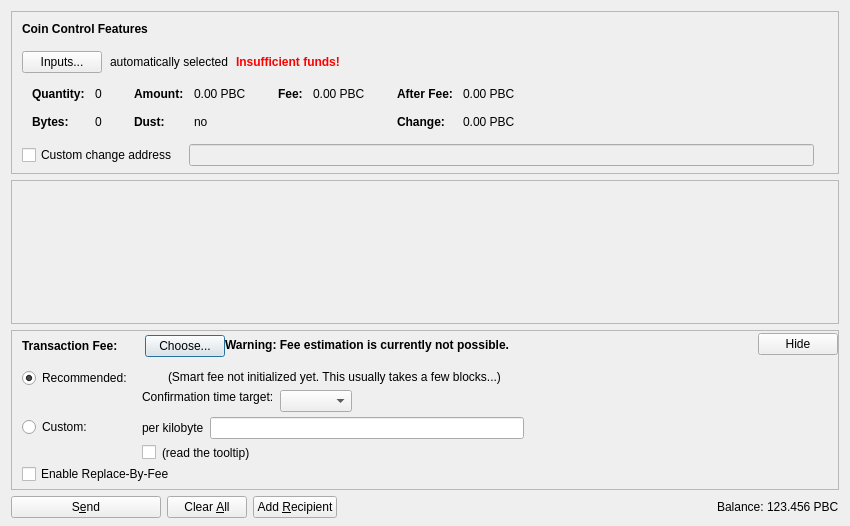
<?xml version="1.0" encoding="UTF-8"?>
<ui version="4.0">
 <class>SendCoinsDialog</class>
 <widget class="QDialog" name="SendCoinsDialog">
  <property name="geometry">
   <rect>
    <x>0</x>
    <y>0</y>
    <width>850</width>
    <height>526</height>
   </rect>
  </property>
  <property name="windowTitle">
   <string>Send Coins</string>
  </property>
  <layout class="QVBoxLayout" name="verticalLayout" stretch="0,1,0,0">
   <property name="bottomMargin">
    <number>8</number>
   </property>
   <item>
    <widget class="QFrame" name="frameCoinControl">
     <property name="sizePolicy">
      <sizepolicy hsizetype="Expanding" vsizetype="Expanding">
       <horstretch>0</horstretch>
       <verstretch>0</verstretch>
      </sizepolicy>
     </property>
     <property name="maximumSize">
      <size>
       <width>16777215</width>
       <height>16777215</height>
      </size>
     </property>
     <property name="frameShape">
      <enum>QFrame::StyledPanel</enum>
     </property>
     <property name="frameShadow">
      <enum>QFrame::Sunken</enum>
     </property>
     <layout class="QVBoxLayout" name="verticalLayoutCoinControl2">
      <property name="spacing">
       <number>0</number>
      </property>
      <property name="leftMargin">
       <number>0</number>
      </property>
      <property name="topMargin">
       <number>0</number>
      </property>
      <property name="rightMargin">
       <number>0</number>
      </property>
      <property name="bottomMargin">
       <number>6</number>
      </property>
      <item>
       <layout class="QVBoxLayout" name="verticalLayoutCoinControl" stretch="0,0,0,0,1">
        <property name="spacing">
         <number>0</number>
        </property>
        <property name="leftMargin">
         <number>10</number>
        </property>
        <property name="topMargin">
         <number>10</number>
        </property>
        <item>
         <layout class="QHBoxLayout" name="horizontalLayoutCoinControl1">
          <property name="bottomMargin">
           <number>15</number>
          </property>
          <item>
           <widget class="QLabel" name="labelCoinControlFeatures">
            <property name="sizePolicy">
             <sizepolicy hsizetype="Preferred" vsizetype="Maximum">
              <horstretch>0</horstretch>
              <verstretch>0</verstretch>
             </sizepolicy>
            </property>
            <property name="font">
             <font>
              <weight>75</weight>
              <bold>true</bold>
             </font>
            </property>
            <property name="styleSheet">
             <string notr="true">font-weight:bold;</string>
            </property>
            <property name="text">
             <string>Coin Control Features</string>
            </property>
           </widget>
          </item>
         </layout>
        </item>
        <item>
         <layout class="QHBoxLayout" name="horizontalLayoutCoinControl2" stretch="0,0,0,0">
          <property name="spacing">
           <number>8</number>
          </property>
          <property name="bottomMargin">
           <number>10</number>
          </property>
          <item>
           <widget class="QPushButton" name="pushButtonCoinControl">
            <property name="styleSheet">
             <string notr="true"/>
            </property>
            <property name="text">
             <string>Inputs...</string>
            </property>
            <property name="autoDefault">
             <bool>false</bool>
            </property>
           </widget>
          </item>
          <item>
           <widget class="QLabel" name="labelCoinControlAutomaticallySelected">
            <property name="text">
             <string>automatically selected</string>
            </property>
            <property name="margin">
             <number>5</number>
            </property>
           </widget>
          </item>
          <item>
           <widget class="QLabel" name="labelCoinControlInsuffFunds">
            <property name="font">
             <font>
              <weight>75</weight>
              <bold>true</bold>
             </font>
            </property>
            <property name="styleSheet">
             <string notr="true">color:red;font-weight:bold;</string>
            </property>
            <property name="text">
             <string>Insufficient funds!</string>
            </property>
            <property name="margin">
             <number>5</number>
            </property>
           </widget>
          </item>
          <item>
           <spacer name="horizontalSpacerCoinControl">
            <property name="orientation">
             <enum>Qt::Horizontal</enum>
            </property>
            <property name="sizeHint" stdset="0">
             <size>
              <width>40</width>
              <height>1</height>
             </size>
            </property>
           </spacer>
          </item>
         </layout>
        </item>
        <item>
         <widget class="QWidget" name="widgetCoinControl" native="true">
          <property name="sizePolicy">
           <sizepolicy hsizetype="Preferred" vsizetype="Preferred">
            <horstretch>0</horstretch>
            <verstretch>0</verstretch>
           </sizepolicy>
          </property>
          <property name="minimumSize">
           <size>
            <width>0</width>
            <height>0</height>
           </size>
          </property>
          <property name="styleSheet">
           <string notr="true"/>
          </property>
          <layout class="QHBoxLayout" name="horizontalLayoutCoinControl5">
           <property name="leftMargin">
            <number>0</number>
           </property>
           <property name="topMargin">
            <number>0</number>
           </property>
           <property name="rightMargin">
            <number>0</number>
           </property>
           <property name="bottomMargin">
            <number>0</number>
           </property>
           <item>
            <layout class="QHBoxLayout" name="horizontalLayoutCoinControl3" stretch="0,0,0,1">
             <property name="spacing">
              <number>20</number>
             </property>
             <property name="topMargin">
              <number>0</number>
             </property>
             <property name="bottomMargin">
              <number>10</number>
             </property>
             <item>
              <layout class="QFormLayout" name="formLayoutCoinControl1">
               <property name="horizontalSpacing">
                <number>10</number>
               </property>
               <property name="verticalSpacing">
                <number>14</number>
               </property>
               <property name="leftMargin">
                <number>10</number>
               </property>
               <property name="topMargin">
                <number>4</number>
               </property>
               <property name="rightMargin">
                <number>6</number>
               </property>
               <item row="0" column="0">
                <widget class="QLabel" name="labelCoinControlQuantityText">
                 <property name="font">
                  <font>
                   <weight>75</weight>
                   <bold>true</bold>
                  </font>
                 </property>
                 <property name="text">
                  <string>Quantity:</string>
                 </property>
                 <property name="margin">
                  <number>0</number>
                 </property>
                </widget>
               </item>
               <item row="0" column="1">
                <widget class="QLabel" name="labelCoinControlQuantity">
                 <property name="cursor">
                  <cursorShape>IBeamCursor</cursorShape>
                 </property>
                 <property name="contextMenuPolicy">
                  <enum>Qt::ActionsContextMenu</enum>
                 </property>
                 <property name="text">
                  <string notr="true">0</string>
                 </property>
                 <property name="margin">
                  <number>0</number>
                 </property>
                 <property name="textInteractionFlags">
                  <set>Qt::LinksAccessibleByMouse|Qt::TextSelectableByKeyboard|Qt::TextSelectableByMouse</set>
                 </property>
                </widget>
               </item>
               <item row="1" column="0">
                <widget class="QLabel" name="labelCoinControlBytesText">
                 <property name="font">
                  <font>
                   <weight>75</weight>
                   <bold>true</bold>
                  </font>
                 </property>
                 <property name="text">
                  <string>Bytes:</string>
                 </property>
                </widget>
               </item>
               <item row="1" column="1">
                <widget class="QLabel" name="labelCoinControlBytes">
                 <property name="cursor">
                  <cursorShape>IBeamCursor</cursorShape>
                 </property>
                 <property name="contextMenuPolicy">
                  <enum>Qt::ActionsContextMenu</enum>
                 </property>
                 <property name="text">
                  <string notr="true">0</string>
                 </property>
                 <property name="textInteractionFlags">
                  <set>Qt::LinksAccessibleByMouse|Qt::TextSelectableByKeyboard|Qt::TextSelectableByMouse</set>
                 </property>
                </widget>
               </item>
              </layout>
             </item>
             <item>
              <layout class="QFormLayout" name="formLayoutCoinControl2">
               <property name="horizontalSpacing">
                <number>10</number>
               </property>
               <property name="verticalSpacing">
                <number>14</number>
               </property>
               <property name="leftMargin">
                <number>6</number>
               </property>
               <property name="topMargin">
                <number>4</number>
               </property>
               <property name="rightMargin">
                <number>6</number>
               </property>
               <item row="0" column="0">
                <widget class="QLabel" name="labelCoinControlAmountText">
                 <property name="font">
                  <font>
                   <weight>75</weight>
                   <bold>true</bold>
                  </font>
                 </property>
                 <property name="text">
                  <string>Amount:</string>
                 </property>
                 <property name="margin">
                  <number>0</number>
                 </property>
                </widget>
               </item>
               <item row="0" column="1">
                <widget class="QLabel" name="labelCoinControlAmount">
                 <property name="cursor">
                  <cursorShape>IBeamCursor</cursorShape>
                 </property>
                 <property name="contextMenuPolicy">
                  <enum>Qt::ActionsContextMenu</enum>
                 </property>
                 <property name="text">
                  <string notr="true">0.00 PBC</string>
                 </property>
                 <property name="textInteractionFlags">
                  <set>Qt::LinksAccessibleByMouse|Qt::TextSelectableByKeyboard|Qt::TextSelectableByMouse</set>
                 </property>
                </widget>
               </item>
               <item row="1" column="0">
                <widget class="QLabel" name="labelCoinControlLowOutputText">
                 <property name="font">
                  <font>
                   <weight>75</weight>
                   <bold>true</bold>
                  </font>
                 </property>
                 <property name="text">
                  <string>Dust:</string>
                 </property>
                </widget>
               </item>
               <item row="1" column="1">
                <widget class="QLabel" name="labelCoinControlLowOutput">
                 <property name="cursor">
                  <cursorShape>IBeamCursor</cursorShape>
                 </property>
                 <property name="contextMenuPolicy">
                  <enum>Qt::ActionsContextMenu</enum>
                 </property>
                 <property name="text">
                  <string notr="true">no</string>
                 </property>
                 <property name="textInteractionFlags">
                  <set>Qt::LinksAccessibleByMouse|Qt::TextSelectableByKeyboard|Qt::TextSelectableByMouse</set>
                 </property>
                </widget>
               </item>
              </layout>
             </item>
             <item>
              <layout class="QFormLayout" name="formLayoutCoinControl3">
               <property name="horizontalSpacing">
                <number>10</number>
               </property>
               <property name="verticalSpacing">
                <number>14</number>
               </property>
               <property name="leftMargin">
                <number>6</number>
               </property>
               <property name="topMargin">
                <number>4</number>
               </property>
               <property name="rightMargin">
                <number>6</number>
               </property>
               <item row="0" column="0">
                <widget class="QLabel" name="labelCoinControlFeeText">
                 <property name="font">
                  <font>
                   <weight>75</weight>
                   <bold>true</bold>
                  </font>
                 </property>
                 <property name="text">
                  <string>Fee:</string>
                 </property>
                 <property name="margin">
                  <number>0</number>
                 </property>
                </widget>
               </item>
               <item row="0" column="1">
                <widget class="QLabel" name="labelCoinControlFee">
                 <property name="cursor">
                  <cursorShape>IBeamCursor</cursorShape>
                 </property>
                 <property name="contextMenuPolicy">
                  <enum>Qt::ActionsContextMenu</enum>
                 </property>
                 <property name="text">
                  <string notr="true">0.00 PBC</string>
                 </property>
                 <property name="textInteractionFlags">
                  <set>Qt::LinksAccessibleByMouse|Qt::TextSelectableByKeyboard|Qt::TextSelectableByMouse</set>
                 </property>
                </widget>
               </item>
              </layout>
             </item>
             <item>
              <layout class="QFormLayout" name="formLayoutCoinControl4">
               <property name="horizontalSpacing">
                <number>10</number>
               </property>
               <property name="verticalSpacing">
                <number>14</number>
               </property>
               <property name="leftMargin">
                <number>6</number>
               </property>
               <property name="topMargin">
                <number>4</number>
               </property>
               <property name="rightMargin">
                <number>6</number>
               </property>
               <item row="0" column="0">
                <widget class="QLabel" name="labelCoinControlAfterFeeText">
                 <property name="font">
                  <font>
                   <weight>75</weight>
                   <bold>true</bold>
                  </font>
                 </property>
                 <property name="text">
                  <string>After Fee:</string>
                 </property>
                 <property name="margin">
                  <number>0</number>
                 </property>
                </widget>
               </item>
               <item row="0" column="1">
                <widget class="QLabel" name="labelCoinControlAfterFee">
                 <property name="cursor">
                  <cursorShape>IBeamCursor</cursorShape>
                 </property>
                 <property name="contextMenuPolicy">
                  <enum>Qt::ActionsContextMenu</enum>
                 </property>
                 <property name="text">
                  <string notr="true">0.00 PBC</string>
                 </property>
                 <property name="textInteractionFlags">
                  <set>Qt::LinksAccessibleByMouse|Qt::TextSelectableByKeyboard|Qt::TextSelectableByMouse</set>
                 </property>
                </widget>
               </item>
               <item row="1" column="0">
                <widget class="QLabel" name="labelCoinControlChangeText">
                 <property name="font">
                  <font>
                   <weight>75</weight>
                   <bold>true</bold>
                  </font>
                 </property>
                 <property name="text">
                  <string>Change:</string>
                 </property>
                </widget>
               </item>
               <item row="1" column="1">
                <widget class="QLabel" name="labelCoinControlChange">
                 <property name="cursor">
                  <cursorShape>IBeamCursor</cursorShape>
                 </property>
                 <property name="contextMenuPolicy">
                  <enum>Qt::ActionsContextMenu</enum>
                 </property>
                 <property name="text">
                  <string notr="true">0.00 PBC</string>
                 </property>
                 <property name="textInteractionFlags">
                  <set>Qt::LinksAccessibleByMouse|Qt::TextSelectableByKeyboard|Qt::TextSelectableByMouse</set>
                 </property>
                </widget>
               </item>
              </layout>
             </item>
            </layout>
           </item>
          </layout>
         </widget>
        </item>
        <item>
         <layout class="QHBoxLayout" name="horizontalLayoutCoinControl4" stretch="0,0,0">
          <property name="spacing">
           <number>12</number>
          </property>
          <property name="sizeConstraint">
           <enum>QLayout::SetDefaultConstraint</enum>
          </property>
          <property name="topMargin">
           <number>5</number>
          </property>
          <property name="rightMargin">
           <number>5</number>
          </property>
          <item>
           <widget class="QCheckBox" name="checkBoxCoinControlChange">
            <property name="toolTip">
             <string>If this is activated, but the change address is empty or invalid, change will be sent to a newly generated address.</string>
            </property>
            <property name="text">
             <string>Custom change address</string>
            </property>
           </widget>
          </item>
          <item>
           <widget class="QValidatedLineEdit" name="lineEditCoinControlChange">
            <property name="enabled">
             <bool>false</bool>
            </property>
            <property name="sizePolicy">
             <sizepolicy hsizetype="Expanding" vsizetype="Fixed">
              <horstretch>0</horstretch>
              <verstretch>0</verstretch>
             </sizepolicy>
            </property>
           </widget>
          </item>
          <item>
           <widget class="QLabel" name="labelCoinControlChangeLabel">
            <property name="sizePolicy">
             <sizepolicy hsizetype="Preferred" vsizetype="Expanding">
              <horstretch>0</horstretch>
              <verstretch>0</verstretch>
             </sizepolicy>
            </property>
            <property name="minimumSize">
             <size>
              <width>0</width>
              <height>0</height>
             </size>
            </property>
            <property name="text">
             <string/>
            </property>
            <property name="margin">
             <number>3</number>
            </property>
           </widget>
          </item>
         </layout>
        </item>
        <item>
         <spacer name="verticalSpacerCoinControl">
          <property name="orientation">
           <enum>Qt::Vertical</enum>
          </property>
          <property name="sizeHint" stdset="0">
           <size>
            <width>800</width>
            <height>1</height>
           </size>
          </property>
         </spacer>
        </item>
       </layout>
      </item>
     </layout>
    </widget>
   </item>
   <item>
    <widget class="QScrollArea" name="scrollArea">
     <property name="widgetResizable">
      <bool>true</bool>
     </property>
     <widget class="QWidget" name="scrollAreaWidgetContents">
      <property name="geometry">
       <rect>
        <x>0</x>
        <y>0</y>
        <width>830</width>
        <height>104</height>
       </rect>
      </property>
      <layout class="QVBoxLayout" name="verticalLayout_2" stretch="0,1">
       <property name="leftMargin">
        <number>0</number>
       </property>
       <property name="topMargin">
        <number>0</number>
       </property>
       <property name="rightMargin">
        <number>0</number>
       </property>
       <property name="bottomMargin">
        <number>0</number>
       </property>
       <item>
        <layout class="QVBoxLayout" name="entries">
         <property name="spacing">
          <number>6</number>
         </property>
        </layout>
       </item>
       <item>
        <spacer name="verticalSpacer">
         <property name="orientation">
          <enum>Qt::Vertical</enum>
         </property>
         <property name="sizeHint" stdset="0">
          <size>
           <width>20</width>
           <height>40</height>
          </size>
         </property>
        </spacer>
       </item>
      </layout>
     </widget>
    </widget>
   </item>
   <item>
    <widget class="QFrame" name="frameFee">
     <property name="sizePolicy">
      <sizepolicy hsizetype="Expanding" vsizetype="Expanding">
       <horstretch>0</horstretch>
       <verstretch>0</verstretch>
      </sizepolicy>
     </property>
     <property name="maximumSize">
      <size>
       <width>16777215</width>
       <height>16777215</height>
      </size>
     </property>
     <property name="frameShape">
      <enum>QFrame::StyledPanel</enum>
     </property>
     <property name="frameShadow">
      <enum>QFrame::Sunken</enum>
     </property>
     <layout class="QVBoxLayout" name="verticalLayoutFee1">
      <property name="spacing">
       <number>0</number>
      </property>
      <property name="leftMargin">
       <number>0</number>
      </property>
      <property name="topMargin">
       <number>0</number>
      </property>
      <property name="rightMargin">
       <number>0</number>
      </property>
      <property name="bottomMargin">
       <number>0</number>
      </property>
      <item>
       <layout class="QVBoxLayout" name="verticalLayoutFee2" stretch="0,0,0">
        <property name="spacing">
         <number>0</number>
        </property>
        <property name="leftMargin">
         <number>10</number>
        </property>
        <property name="topMargin">
         <number>0</number>
        </property>
        <item>
         <layout class="QHBoxLayout" name="horizontalLayoutFee1">
          <property name="bottomMargin">
           <number>0</number>
          </property>
          <item>
           <layout class="QVBoxLayout" name="verticalLayoutFee7">
            <property name="spacing">
             <number>0</number>
            </property>
            <item>
             <spacer name="verticalSpacerSmartFee">
              <property name="orientation">
               <enum>Qt::Vertical</enum>
              </property>
              <property name="sizeType">
               <enum>QSizePolicy::Fixed</enum>
              </property>
              <property name="sizeHint" stdset="0">
               <size>
                <width>1</width>
                <height>4</height>
               </size>
              </property>
             </spacer>
            </item>
            <item>
             <layout class="QHBoxLayout" name="horizontalLayoutSmartFee">
              <property name="spacing">
               <number>10</number>
              </property>
              <item>
               <widget class="QLabel" name="labelFeeHeadline">
                <property name="sizePolicy">
                 <sizepolicy hsizetype="Preferred" vsizetype="Maximum">
                  <horstretch>0</horstretch>
                  <verstretch>0</verstretch>
                 </sizepolicy>
                </property>
                <property name="font">
                 <font>
                  <weight>75</weight>
                  <bold>true</bold>
                 </font>
                </property>
                <property name="styleSheet">
                 <string notr="true">font-weight:bold;</string>
                </property>
                <property name="text">
                 <string>Transaction Fee:</string>
                </property>
               </widget>
              </item>
              <item>
               <widget class="QLabel" name="labelFeeMinimized">
                <property name="text">
                 <string/>
                </property>
               </widget>
              </item>
              <item>
               <widget class="QPushButton" name="buttonChooseFee">
                <property name="text">
                 <string>Choose...</string>
                </property>
               </widget>
              </item>
             </layout>
            </item>
            <item>
             <spacer name="verticalSpacer_5">
              <property name="orientation">
               <enum>Qt::Vertical</enum>
              </property>
              <property name="sizeHint" stdset="0">
               <size>
                <width>1</width>
                <height>1</height>
               </size>
              </property>
             </spacer>
            </item>
           </layout>
          </item>
          <item>
           <widget class="QLabel" name="fallbackFeeWarningLabel">
            <property name="toolTip">
             <string>Using the fallbackfee can result in sending a transaction that will take several hours or days (or never) to confirm. Consider choosing your fee manually or wait until you have validated the complete chain.</string>
            </property>
            <property name="font">
            <font>
                <weight>75</weight>
                <bold>true</bold>
            </font>
            </property>
            <property name="text">
             <string>Warning: Fee estimation is currently not possible.</string>
            </property>
            <property name="wordWrap">
             <bool>false</bool>
            </property>
           </widget>
          </item>
          <item>
           <spacer name="horizontalSpacer_4">
            <property name="orientation">
             <enum>Qt::Horizontal</enum>
            </property>
            <property name="sizeType">
             <enum>QSizePolicy::MinimumExpanding</enum>
            </property>
            <property name="sizeHint" stdset="0">
             <size>
              <width>40</width>
              <height>20</height>
             </size>
            </property>
           </spacer>
          </item>
          <item>
           <widget class="QPushButton" name="buttonMinimizeFee">
            <property name="toolTip">
             <string>collapse fee-settings</string>
            </property>
            <property name="text">
             <string>Hide</string>
            </property>
           </widget>
          </item>
         </layout>
        </item>
        <item>
         <widget class="QFrame" name="frameFeeSelection">
          <layout class="QVBoxLayout" name="verticalLayoutFee12">
           <property name="spacing">
            <number>0</number>
           </property>
           <property name="leftMargin">
            <number>0</number>
           </property>
           <property name="topMargin">
            <number>0</number>
           </property>
           <property name="rightMargin">
            <number>0</number>
           </property>
           <property name="bottomMargin">
            <number>0</number>
           </property>
           <item>
            <layout class="QGridLayout" name="gridLayoutFee">
             <property name="topMargin">
              <number>10</number>
             </property>
             <property name="bottomMargin">
              <number>4</number>
             </property>
             <property name="horizontalSpacing">
              <number>10</number>
             </property>
             <property name="verticalSpacing">
              <number>4</number>
             </property>
             <item row="1" column="1">
              <layout class="QVBoxLayout" name="verticalLayoutFee8">
               <property name="spacing">
                <number>6</number>
               </property>
               <item>
                <layout class="QHBoxLayout" name="horizontalLayoutFee13">
                 <item>
                  <widget class="QLabel" name="labelCustomPerKilobyte">
                   <property name="toolTip">
                    <string>Specify a custom fee per kB (1,000 bytes) of the transaction's virtual size.

Note:  Since the fee is calculated on a per-byte basis, a fee of "100 satoshis per kB" for a transaction size of 500 bytes (half of 1 kB) would ultimately yield a fee of only 50 satoshis.</string>
                   </property>
                   <property name="text">
                    <string>per kilobyte</string>
                   </property>
                  </widget>
                 </item>
                 <item>
                  <widget class="PbcchainAmountField" name="customFee"/>
                 </item>
                 <item>
                  <spacer name="horizontalSpacer_6">
                   <property name="orientation">
                    <enum>Qt::Horizontal</enum>
                   </property>
                   <property name="sizeHint" stdset="0">
                    <size>
                     <width>1</width>
                     <height>1</height>
                    </size>
                   </property>
                  </spacer>
                 </item>
                </layout>
               </item>
               <item>
                <layout class="QHBoxLayout" name="horizontalLayoutFee8">
                 <item>
                  <widget class="QCheckBox" name="checkBoxMinimumFee">
                   <property name="toolTip">
                    <string>Paying only the minimum fee is just fine as long as there is less transaction volume than space in the blocks. But be aware that this can end up in a never confirming transaction once there is more demand for pbcchain transactions than the network can process.</string>
                   </property>
                   <property name="text">
                    <string/>
                   </property>
                  </widget>
                 </item>
                 <item>
                  <widget class="QLabel" name="labelMinFeeWarning">
                   <property name="enabled">
                    <bool>true</bool>
                   </property>
                   <property name="toolTip">
                    <string>Paying only the minimum fee is just fine as long as there is less transaction volume than space in the blocks. But be aware that this can end up in a never confirming transaction once there is more demand for pbcchain transactions than the network can process.</string>
                   </property>
                   <property name="text">
                    <string>(read the tooltip)</string>
                   </property>
                   <property name="margin">
                    <number>5</number>
                   </property>
                  </widget>
                 </item>
                 <item>
                  <spacer name="horizontalSpacer_2">
                   <property name="orientation">
                    <enum>Qt::Horizontal</enum>
                   </property>
                   <property name="sizeHint" stdset="0">
                    <size>
                     <width>1</width>
                     <height>1</height>
                    </size>
                   </property>
                  </spacer>
                 </item>
                </layout>
               </item>
              </layout>
             </item>
             <item row="0" column="0">
              <layout class="QVBoxLayout" name="verticalLayoutFee4" stretch="0,1">
               <item>
                <widget class="QRadioButton" name="radioSmartFee">
                 <property name="text">
                  <string>Recommended:</string>
                 </property>
                 <property name="checked">
                  <bool>true</bool>
                 </property>
                 <attribute name="buttonGroup">
                  <string notr="true">groupFee</string>
                 </attribute>
                </widget>
               </item>
               <item>
                <spacer name="verticalSpacer_2">
                 <property name="orientation">
                  <enum>Qt::Vertical</enum>
                 </property>
                 <property name="sizeHint" stdset="0">
                  <size>
                   <width>1</width>
                   <height>1</height>
                  </size>
                 </property>
                </spacer>
               </item>
              </layout>
             </item>
             <item row="1" column="0">
              <layout class="QVBoxLayout" name="verticalLayoutFee9" stretch="0,1">
               <item>
                <widget class="QRadioButton" name="radioCustomFee">
                 <property name="text">
                  <string>Custom:</string>
                 </property>
                 <attribute name="buttonGroup">
                  <string notr="true">groupFee</string>
                 </attribute>
                </widget>
               </item>
               <item>
                <spacer name="verticalSpacer_6">
                 <property name="orientation">
                  <enum>Qt::Vertical</enum>
                 </property>
                 <property name="sizeHint" stdset="0">
                  <size>
                   <width>1</width>
                   <height>1</height>
                  </size>
                 </property>
                </spacer>
               </item>
              </layout>
             </item>
             <item row="0" column="1">
              <layout class="QVBoxLayout" name="verticalLayoutFee3" stretch="0,0,1">
               <property name="spacing">
                <number>6</number>
               </property>
               <property name="topMargin">
                <number>2</number>
               </property>
               <item>
                <layout class="QHBoxLayout" name="horizontalLayoutFee12">
                 <item>
                  <widget class="QLabel" name="labelSmartFee">
                   <property name="text">
                    <string/>
                   </property>
                   <property name="margin">
                    <number>2</number>
                   </property>
                  </widget>
                 </item>
                 <item>
                  <widget class="QLabel" name="labelFeeEstimation">
                   <property name="text">
                    <string/>
                   </property>
                  </widget>
                 </item>
                 <item>
                  <widget class="QLabel" name="labelSmartFee2">
                   <property name="text">
                    <string>(Smart fee not initialized yet. This usually takes a few blocks...)</string>
                   </property>
                   <property name="margin">
                    <number>2</number>
                   </property>
                  </widget>
                 </item>
                 <item>
                  <spacer name="horizontalSpacer_5">
                   <property name="orientation">
                    <enum>Qt::Horizontal</enum>
                   </property>
                   <property name="sizeHint" stdset="0">
                    <size>
                     <width>1</width>
                     <height>1</height>
                    </size>
                   </property>
                  </spacer>
                 </item>
                </layout>
               </item>
               <item>
                <layout class="QHBoxLayout" name="horizontalLayoutFee9">
                 <item>
                  <layout class="QVBoxLayout" name="verticalLayoutFee6">
                   <item>
                    <widget class="QLabel" name="labelSmartFee3">
                     <property name="text">
                      <string>Confirmation time target:</string>
                     </property>
                     <property name="margin">
                      <number>2</number>
                     </property>
                    </widget>
                   </item>
                   <item>
                    <spacer name="verticalSpacer_3">
                     <property name="orientation">
                      <enum>Qt::Vertical</enum>
                     </property>
                     <property name="sizeHint" stdset="0">
                      <size>
                       <width>1</width>
                       <height>1</height>
                      </size>
                     </property>
                    </spacer>
                   </item>
                  </layout>
                 </item>
                 <item>
                  <layout class="QVBoxLayout" name="verticalLayoutFee5">
                   <property name="rightMargin">
                    <number>30</number>
                   </property>
                   <item>
                    <layout class="QHBoxLayout" name="horizontalLayoutConfTarget">
                     <property name="bottomMargin">
                      <number>0</number>
                     </property>
                     <item>
                      <widget class="QComboBox" name="confTargetSelector"/>
                     </item>
                     <item>
                      <spacer name="horizontalSpacerConfTarget">
                       <property name="orientation">
                        <enum>Qt::Horizontal</enum>
                       </property>
                       <property name="sizeHint" stdset="0">
                        <size>
                         <width>40</width>
                         <height>20</height>
                        </size>
                       </property>
                      </spacer>
                     </item>
                    </layout>
                   </item>
                  </layout>
                 </item>
                </layout>
               </item>
               <item>
                <spacer name="verticalSpacer_4">
                 <property name="orientation">
                  <enum>Qt::Vertical</enum>
                 </property>
                 <property name="sizeHint" stdset="0">
                  <size>
                   <width>1</width>
                   <height>1</height>
                  </size>
                 </property>
                </spacer>
               </item>
              </layout>
             </item>
            </layout>
           </item>
           <item>
            <widget class="QCheckBox" name="optInRBF">
             <property name="text">
              <string>Enable Replace-By-Fee</string>
             </property>
             <property name="toolTip">
              <string>With Replace-By-Fee (BIP-125) you can increase a transaction's fee after it is sent. Without this, a higher fee may be recommended to compensate for increased transaction delay risk.</string>
             </property>
            </widget>
           </item>
          </layout>
         </widget>
        </item>
        <item>
         <spacer name="verticalSpacerFee">
          <property name="orientation">
           <enum>Qt::Vertical</enum>
          </property>
          <property name="sizeHint" stdset="0">
           <size>
            <width>40</width>
            <height>5</height>
           </size>
          </property>
         </spacer>
        </item>
       </layout>
      </item>
     </layout>
    </widget>
   </item>
   <item>
    <layout class="QHBoxLayout" name="horizontalLayout">
     <item>
      <widget class="QPushButton" name="sendButton">
       <property name="minimumSize">
        <size>
         <width>150</width>
         <height>0</height>
        </size>
       </property>
       <property name="toolTip">
        <string>Confirm the send action</string>
       </property>
       <property name="text">
        <string>S&amp;end</string>
       </property>
       <property name="icon">
        <iconset resource="../pbcchain.qrc">
         <normaloff>:/icons/send</normaloff>:/icons/send</iconset>
       </property>
       <property name="autoDefault">
        <bool>false</bool>
       </property>
       <property name="default">
        <bool>false</bool>
       </property>
      </widget>
     </item>
     <item>
      <widget class="QPushButton" name="clearButton">
       <property name="sizePolicy">
        <sizepolicy hsizetype="Minimum" vsizetype="Fixed">
         <horstretch>0</horstretch>
         <verstretch>0</verstretch>
        </sizepolicy>
       </property>
       <property name="toolTip">
        <string>Clear all fields of the form.</string>
       </property>
       <property name="text">
        <string>Clear &amp;All</string>
       </property>
       <property name="icon">
        <iconset resource="../pbcchain.qrc">
         <normaloff>:/icons/remove</normaloff>:/icons/remove</iconset>
       </property>
       <property name="autoDefault">
        <bool>false</bool>
       </property>
      </widget>
     </item>
     <item>
      <widget class="QPushButton" name="addButton">
       <property name="toolTip">
        <string>Send to multiple recipients at once</string>
       </property>
       <property name="text">
        <string>Add &amp;Recipient</string>
       </property>
       <property name="icon">
        <iconset resource="../pbcchain.qrc">
         <normaloff>:/icons/add</normaloff>:/icons/add</iconset>
       </property>
       <property name="autoDefault">
        <bool>false</bool>
       </property>
      </widget>
     </item>
     <item>
      <spacer name="horizontalSpacer">
       <property name="orientation">
        <enum>Qt::Horizontal</enum>
       </property>
       <property name="sizeHint" stdset="0">
        <size>
         <width>40</width>
         <height>20</height>
        </size>
       </property>
      </spacer>
     </item>
     <item>
      <layout class="QHBoxLayout" name="horizontalLayout_2">
       <property name="spacing">
        <number>3</number>
       </property>
       <item>
        <widget class="QLabel" name="label">
         <property name="sizePolicy">
          <sizepolicy hsizetype="Preferred" vsizetype="Fixed">
           <horstretch>0</horstretch>
           <verstretch>0</verstretch>
          </sizepolicy>
         </property>
         <property name="text">
          <string>Balance:</string>
         </property>
        </widget>
       </item>
       <item>
        <widget class="QLabel" name="labelBalance">
         <property name="sizePolicy">
          <sizepolicy hsizetype="Preferred" vsizetype="Fixed">
           <horstretch>0</horstretch>
           <verstretch>0</verstretch>
          </sizepolicy>
         </property>
         <property name="cursor">
          <cursorShape>IBeamCursor</cursorShape>
         </property>
         <property name="text">
          <string notr="true">123.456 PBC</string>
         </property>
         <property name="textInteractionFlags">
          <set>Qt::LinksAccessibleByMouse|Qt::TextSelectableByKeyboard|Qt::TextSelectableByMouse</set>
         </property>
        </widget>
       </item>
      </layout>
     </item>
    </layout>
   </item>
  </layout>
 </widget>
 <customwidgets>
  <customwidget>
   <class>QValidatedLineEdit</class>
   <extends>QLineEdit</extends>
   <header>qt/qvalidatedlineedit.h</header>
  </customwidget>
  <customwidget>
   <class>PbcchainAmountField</class>
   <extends>QLineEdit</extends>
   <header>qt/pbcchainamountfield.h</header>
   <container>1</container>
  </customwidget>
 </customwidgets>
 <resources>
  <include location="../pbcchain.qrc"/>
 </resources>
 <connections/>
 <buttongroups>
  <buttongroup name="groupFee"/>
 </buttongroups>
</ui>
